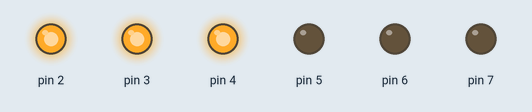
The sketch below on a simulated Arduino Uno, built with avr-gcc and run on an emulated ATmega328P. Parts: output pins drawn as LEDs (lit = HIGH).

Above: at 0.2 s.
At 1.7 s:
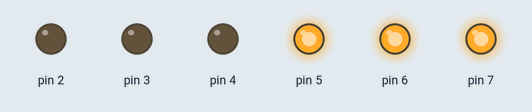
Timing chart, 0 to 3.0 s (numbered marks = the images above):
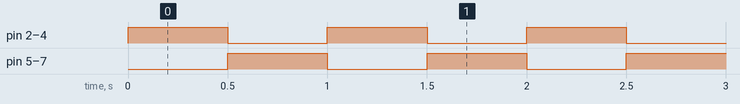

Measured:
- by itself, pin 2–7: alternates HIGH for 0.50 s and LOW for 0.50 s

The sketch:

modul1_perulangan.ino
````cpp
//# Proyek LED: 3 Kiri dan 3 Kanan Menyala Bergantian

//Proyek ini adalah modifikasi program Arduino yang mengontrol 6 buah LED. Alur nyala LED dirubah dari yang awalnya "berjalan" (running/chaser) menjadi menyala secara berkelompok:
//* **Kelompok Kiri (Pin 2, 3, 4)** akan menyala bersamaan, sementara Kelompok Kanan mati.
//* Selanjutnya, **Kelompok Kanan (Pin 5, 6, 7)** akan menyala bersamaan, sementara Kelompok Kiri mati.
//* Pola ini berulang terus-menerus (flip-flop kelompok).

//---

//## Kode Program (`main.ino`)

//```cpp
int timer = 500;

void setup() {
  for (int ledPin = 2; ledPin <= 7; ledPin++) {
    pinMode(ledPin, OUTPUT);
  }
}

void loop() {
  // --- FASE 1: 3 LED KIRI MENYALA, 3 LED KANAN MATI ---
  digitalWrite(2, HIGH);
  digitalWrite(3, HIGH);
  digitalWrite(4, HIGH);

  digitalWrite(5, LOW);
  digitalWrite(6, LOW);
  digitalWrite(7, LOW);

  delay(timer);

  // --- FASE 2: 3 LED KIRI MATI, 3 LED KANAN MENYALA ---
  digitalWrite(2, LOW);
  digitalWrite(3, LOW);
  digitalWrite(4, LOW);

  digitalWrite(5, HIGH);
  digitalWrite(6, HIGH);
  digitalWrite(7, HIGH);

  delay(timer);
}
````
